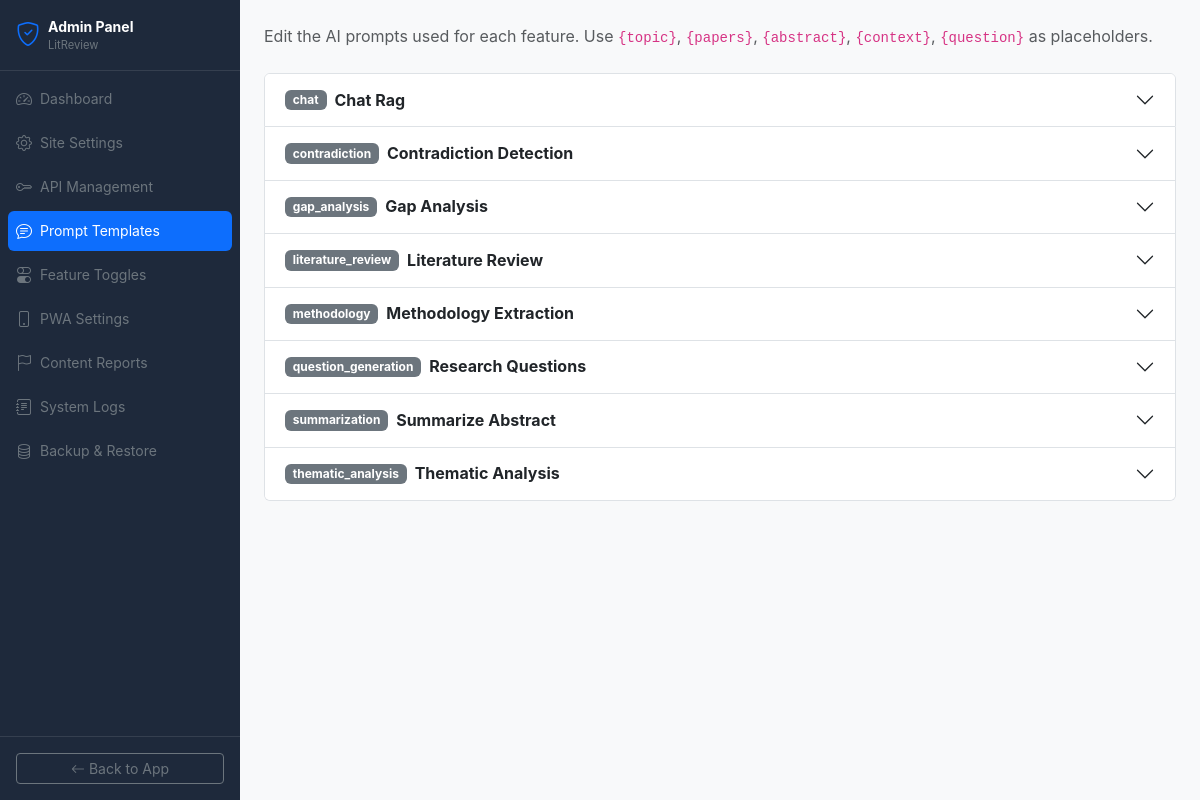
Screenshot of /julisunkan/prompts with the database file from the repository.
### tables this page shows
CREATE TABLE prompt_templates (
            id INTEGER PRIMARY KEY AUTOINCREMENT,
            name TEXT UNIQUE,
            type TEXT,
            content TEXT,
            description TEXT,
            created_at TIMESTAMP DEFAULT CURRENT_TIMESTAMP,
            updated_at TIMESTAMP DEFAULT CURRENT_TIMESTAMP
        );

### blueprints/admin.py (the view)
@admin_bp.route('/prompts', methods=['GET', 'POST'])
def prompts():
    site = get_site_settings()
    db = get_db()
    prompt_list = db.execute('SELECT * FROM prompt_templates ORDER BY type').fetchall()
    db.close()
    return render_template('admin/prompts.html', site=site, prompts=prompt_list)

### blueprints/admin.py (called while the page is built)
def get_site_settings():
    db = get_db()
    rows = db.execute('SELECT key, value FROM site_settings').fetchall()
    db.close()
    return {r['key']: r['value'] for r in rows}

### models/__init__.py (called while the page is built)
def get_db():
    conn = sqlite3.connect(Config.DATABASE_PATH)
    conn.row_factory = sqlite3.Row
    return conn

### templates/admin/prompts.html (shortened to what this page needs)
{% extends "admin/base.html" %}
{% block admin_content %}
<p class="text-muted mb-4">Edit the AI prompts used for each feature. Use <code>{topic}</code>, <code>{papers}</code>, <code>{abstract}</code>, <code>{context}</code>, <code>{question}</code> as placeholders.</p>
<div class="accordion" id="promptAccordion">
  {% for prompt in prompts %}
  <div class="accordion-item">
    <h2 class="accordion-header">
      <button class="accordion-button collapsed" type="button" data-bs-toggle="collapse" data-bs-target="#prompt-{{ prompt.id }}">
        <span class="badge bg-secondary me-2">{{ prompt.type }}</span>
        <strong>{{ prompt.name.replace('_',' ').title() }}</strong>
      </button>
    </h2>
  </div>
  {% endfor %}
</div>
{% endblock %}

### static/css/style.css (style rules this page uses)
:root { --primary: #2563eb; --primary-soft: rgba(37, 99, 235, 0.1); --success-soft: rgba(22, 163, 74, 0.1); --warning-soft: rgba(217, 119, 6, 0.1); --info-soft: rgba(8, 145, 178, 0.1); --sidebar-w: 240px; --sidebar-bg: #1e293b; --top-nav-h: 56px; }
body { font-family: 'Inter', -apple-system, BlinkMacSystemFont, 'Segoe UI', sans-serif; background: #f1f5f9; color: #1e293b; overflow-x: hidden; }

### rows the page displays
prompt_templates: type "chat", name.replace "Chat Rag"
prompt_templates: type "contradiction", name.replace "Contradiction Detection"
prompt_templates: type "gap_analysis", name.replace "Gap Analysis"
prompt_templates: type "literature_review", name.replace "Literature Review"
prompt_templates: type "methodology", name.replace "Methodology Extraction"
prompt_templates: type "question_generation", name.replace "Research Questions"
prompt_templates: type "summarization", name.replace "Summarize Abstract"
prompt_templates: type "thematic_analysis", name.replace "Thematic Analysis"

### other values shown
{{ label }} "Dashboard" "Site Settings" "API Management" "Prompt Templates" "Feature Toggles" "PWA Settings" "Content Reports" "System Logs" "Backup & Restore"
